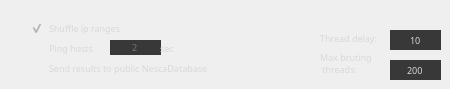
     <widget class="QWidget" name="tab">
      <attribute name="title">
       <string>Options</string>
      </attribute>
      <widget class="QCheckBox" name="trackerOnOff">
       <property name="enabled">
        <bool>false</bool>
       </property>
       <property name="geometry">
        <rect>
         <x>30</x>
         <y>60</y>
         <width>281</width>
         <height>17</height>
        </rect>
       </property>
       <property name="font">
        <font>
         <family>Small Fonts</family>
         <pointsize>7</pointsize>
        </font>
       </property>
       <property name="whatsThis">
        <string>d3w.org database (NDB) collects all found sites for structuring and further analysis.</string>
       </property>
       <property name="styleSheet">
        <string notr="true">color: rgb(216, 216, 216); background-color: rgba(2, 2, 2, 0);</string>
       </property>
       <property name="text">
        <string>Send results to public NescaDatabase</string>
       </property>
       <property name="checkable">
        <bool>true</bool>
       </property>
       <property name="checked">
        <bool>false</bool>
       </property>
      </widget>
      <widget class="QCheckBox" name="pingingOnOff">
       <property name="geometry">
        <rect>
         <x>30</x>
         <y>40</y>
         <width>75</width>
         <height>17</height>
        </rect>
       </property>
       <property name="font">
        <font>
         <family>Small Fonts</family>
         <pointsize>7</pointsize>
        </font>
       </property>
       <property name="whatsThis">
        <string>Ping hosts before connection attempts.</string>
       </property>
       <property name="styleSheet">
        <string notr="true">color: rgb(216, 216, 216); background-color: rgba(2, 2, 2, 0);</string>
       </property>
       <property name="text">
        <string>Ping hosts</string>
       </property>
       <property name="shortcut">
        <string>Ctrl+S</string>
       </property>
       <property name="checked">
        <bool>false</bool>
       </property>
      </widget>
      <widget class="QLineEdit" name="PingTO">
       <property name="enabled">
        <bool>false</bool>
       </property>
       <property name="geometry">
        <rect>
         <x>110</x>
         <y>40</y>
         <width>51</width>
         <height>15</height>
        </rect>
       </property>
       <property name="font">
        <font>
         <family>Small Fonts</family>
         <pointsize>7</pointsize>
        </font>
       </property>
       <property name="styleSheet">
        <string notr="true">color: rgb(116, 116, 116);background-color: rgb(56, 56, 56);border:none;</string>
       </property>
       <property name="text">
        <string>2</string>
       </property>
       <property name="maxLength">
        <number>5</number>
       </property>
       <property name="alignment">
        <set>Qt::AlignCenter</set>
       </property>
       <property name="placeholderText">
        <string>100</string>
       </property>
      </widget>
      <widget class="QLabel" name="label">
       <property name="geometry">
        <rect>
         <x>160</x>
         <y>40</y>
         <width>31</width>
         <height>16</height>
        </rect>
       </property>
       <property name="font">
        <font>
         <family>Small Fonts</family>
         <pointsize>7</pointsize>
        </font>
       </property>
       <property name="styleSheet">
        <string notr="true">color: rgb(216, 216, 216); background-color: rgba(2, 2, 2, 0);</string>
       </property>
       <property name="text">
        <string>sec</string>
       </property>
      </widget>
      <widget class="QLineEdit" name="threadDelayBox">
       <property name="enabled">
        <bool>true</bool>
       </property>
       <property name="geometry">
        <rect>
         <x>390</x>
         <y>30</y>
         <width>51</width>
         <height>20</height>
        </rect>
       </property>
       <property name="font">
        <font>
         <family>Small Fonts</family>
         <pointsize>7</pointsize>
        </font>
       </property>
       <property name="styleSheet">
        <string notr="true">color: rgb(216, 216, 216);background-color: rgb(56, 56, 56);border:none;</string>
       </property>
       <property name="text">
        <string>10</string>
       </property>
       <property name="maxLength">
        <number>5</number>
       </property>
       <property name="alignment">
        <set>Qt::AlignCenter</set>
       </property>
       <property name="placeholderText">
        <string>100</string>
       </property>
      </widget>
      <widget class="QLabel" name="label_2">
       <property name="geometry">
        <rect>
         <x>320</x>
         <y>30</y>
         <width>68</width>
         <height>16</height>
        </rect>
       </property>
       <property name="font">
        <font>
         <family>Small Fonts</family>
         <pointsize>7</pointsize>
        </font>
       </property>
       <property name="styleSheet">
        <string notr="true">color: rgb(216, 216, 216); background-color: rgba(2, 2, 2, 0);</string>
       </property>
       <property name="text">
        <string>Thread delay:</string>
       </property>
      </widget>
      <widget class="QLabel" name="MaxBrutingThrLabel">
       <property name="geometry">
        <rect>
         <x>320</x>
         <y>50</y>
         <width>62</width>
         <height>26</height>
        </rect>
       </property>
       <property name="font">
        <font>
         <family>Small Fonts</family>
         <pointsize>7</pointsize>
        </font>
       </property>
       <property name="styleSheet">
        <string notr="true">color: rgb(216, 216, 216); background-color: rgba(2, 2, 2, 0);</string>
       </property>
       <property name="text">
        <string>Max bruting
 threads:</string>
       </property>
      </widget>
      <widget class="QLineEdit" name="maxBrutingThrBox">
       <property name="enabled">
        <bool>true</bool>
       </property>
       <property name="geometry">
        <rect>
         <x>390</x>
         <y>60</y>
         <width>51</width>
         <height>20</height>
        </rect>
       </property>
       <property name="font">
        <font>
         <family>Small Fonts</family>
         <pointsize>7</pointsize>
        </font>
       </property>
       <property name="styleSheet">
        <string notr="true">color: rgb(216, 216, 216);background-color: rgb(56, 56, 56);border:none;</string>
       </property>
       <property name="text">
        <string>200</string>
       </property>
       <property name="maxLength">
        <number>3</number>
       </property>
       <property name="alignment">
        <set>Qt::AlignCenter</set>
       </property>
       <property name="placeholderText">
        <string>100</string>
       </property>
      </widget>
      <widget class="QCheckBox" name="shuffle_onoff">
       <property name="geometry">
        <rect>
         <x>30</x>
         <y>20</y>
         <width>161</width>
         <height>17</height>
        </rect>
       </property>
       <property name="font">
        <font>
         <family>Small Fonts</family>
         <pointsize>7</pointsize>
        </font>
       </property>
       <property name="whatsThis">
        <string>Shuffle ip-ranges before scan.</string>
       </property>
       <property name="styleSheet">
        <string notr="true">color: rgb(216, 216, 216); background-color: rgba(2, 2, 2, 0);</string>
       </property>
       <property name="text">
        <string>Shuffle ip ranges</string>
       </property>
       <property name="shortcut">
        <string>Ctrl+S</string>
       </property>
       <property name="checked">
        <bool>true</bool>
       </property>
      </widget>
     </widget>
